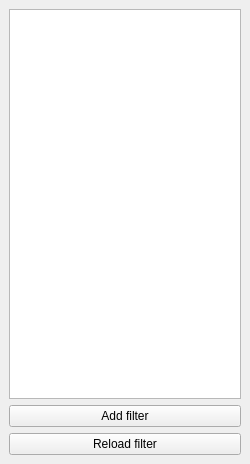
<?xml version="1.0" encoding="UTF-8"?>
<ui version="4.0">
 <class>WinFilterSel</class>
 <widget class="QDockWidget" name="WinFilterSel">
  <property name="geometry">
   <rect>
    <x>0</x>
    <y>0</y>
    <width>250</width>
    <height>464</height>
   </rect>
  </property>
  <property name="minimumSize">
   <size>
    <width>250</width>
    <height>250</height>
   </size>
  </property>
  <property name="features">
   <set>QDockWidget::DockWidgetFloatable|QDockWidget::DockWidgetMovable</set>
  </property>
  <property name="windowTitle">
   <string>Filter Selector</string>
  </property>
  <widget class="QWidget" name="dockWidgetContents">
   <layout class="QVBoxLayout" name="verticalLayout">
    <item>
     <widget class="QListWidget" name="filterListWidget"/>
    </item>
    <item>
     <widget class="QPushButton" name="addFilterButton">
      <property name="text">
       <string>Add filter</string>
      </property>
     </widget>
    </item>
    <item>
     <widget class="QPushButton" name="reloadFilterButton">
      <property name="maximumSize">
       <size>
        <width>16777215</width>
        <height>16777215</height>
       </size>
      </property>
      <property name="text">
       <string>Reload filter</string>
      </property>
     </widget>
    </item>
   </layout>
  </widget>
 </widget>
 <resources/>
 <connections/>
</ui>
